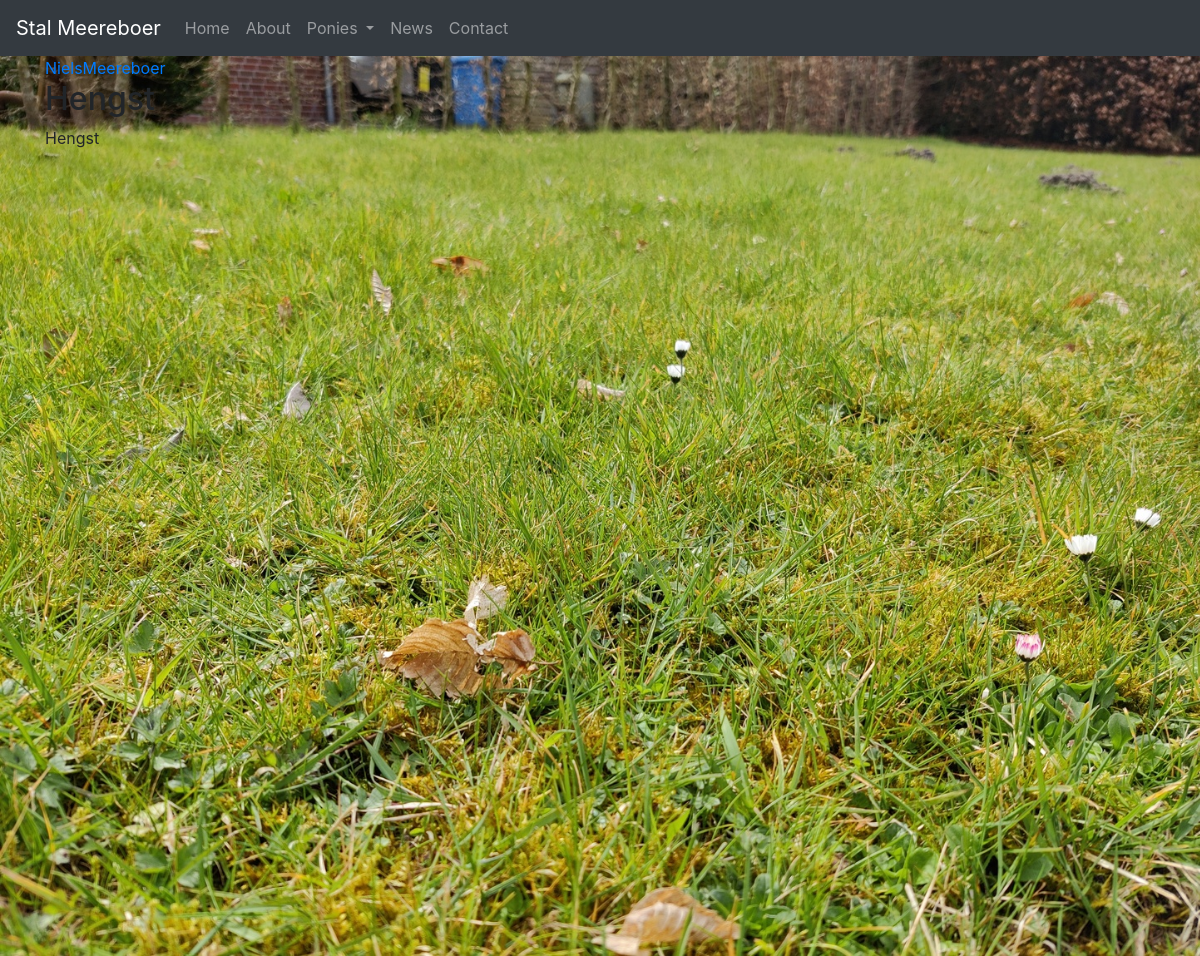
/hengst/1/, run on an earlier commit of the app's database.
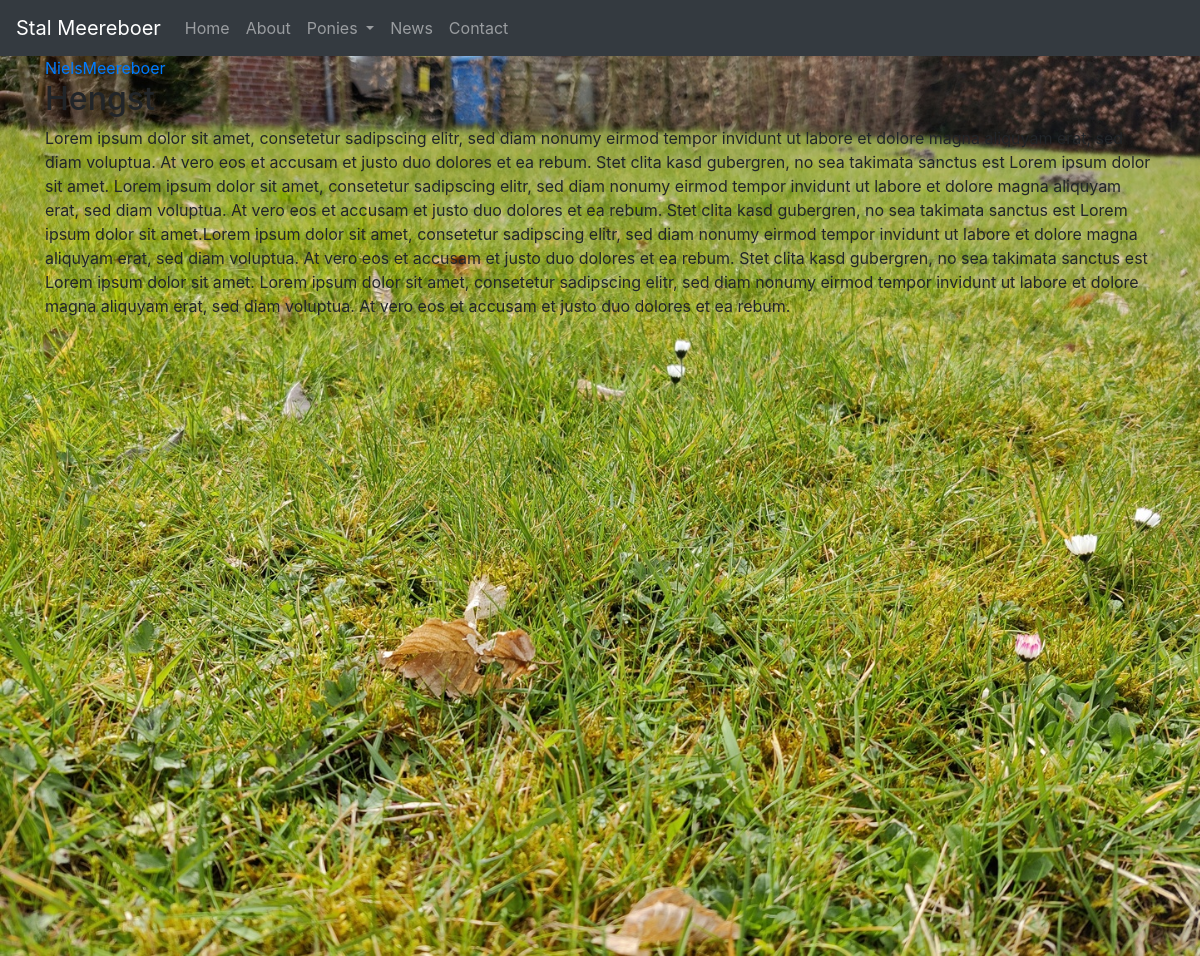
And on a later commit of the database.
### stalmeereboer/models.py (models this page shows, shortened)
class Hengst(models.Model):
    hengst_title = models.CharField(max_length=100)
    hengst_image = models.ImageField(null=True, blank=True, upload_to="hengstimages/")
    hengst_content = models.TextField()
    author = models.ForeignKey(User, on_delete=models.CASCADE)
    stokmaat = models.CharField(max_length=100, default='SOME STRING')
    father_name = models.CharField(max_length=100, default='SOME STRING')
    mother_name = models.CharField(max_length=100, default='SOME STRING')
    fatherfather_name = models.CharField(max_length=100, default='SOME STRING')
    fathermother_name = models.CharField(max_length=100, default='SOME STRING')
    motherfather_name = models.CharField(max_length=100, default='SOME STRING')
    mothermother_name = models.CharField(max_length=100, default='SOME STRING')

### stalmeereboer/views.py (the view)
# urls.py: path('hengst/<int:pk>/', HengstDetailView.as_view(), name='hengst-detail'),
class HengstDetailView(DetailView):
    model = Hengst

### stalmeereboer/templates/stalmeereboer/hengst_detail.html (shortened to what this page needs)
{% extends "stalmeereboer/base.html" %}
{% block content %}
  <article class="media content-section">
    <div class="media-body">
      <div class="article-metadata">
        <a class="mr-2" href="#">{{ object.author }}</a>
      </div>
      <h2 class="article-title">{{ object.hengst_title }}</h2>
      <p class="article-content">{{ object.hengst_content }}</p>
    </div>
  </article>
{% endblock content %}

What changed in the data, as far as the page shows it:
changed Hengst "Hengst": hengst_content "Hengst" → "Lorem ipsum dolor sit amet, consetetur sadipscing elitr, sed diam nonumy eirmod tempor invidunt ut labore et dolore magna aliquyam erat, sed diam voluptua. At vero eos et accusam et justo duo dolores et ea rebum. Stet clita kasd gubergren, no sea takimata sanctus est Lorem ipsum dolor sit amet. Lorem ipsum dolor sit amet, consetetur sadipscing elitr, sed diam nonumy eirmod tempor invidunt ut labore et dolore magna aliquyam erat, sed diam voluptua. At vero eos et accusam et justo duo dolores et ea rebum. Stet clita kasd gubergren, no sea takimata sanctus est Lorem ipsum dolor sit amet.Lorem ipsum dolor sit amet, consetetur sadipscing elitr, sed diam nonumy eirmod tempor invidunt ut labore et…"
